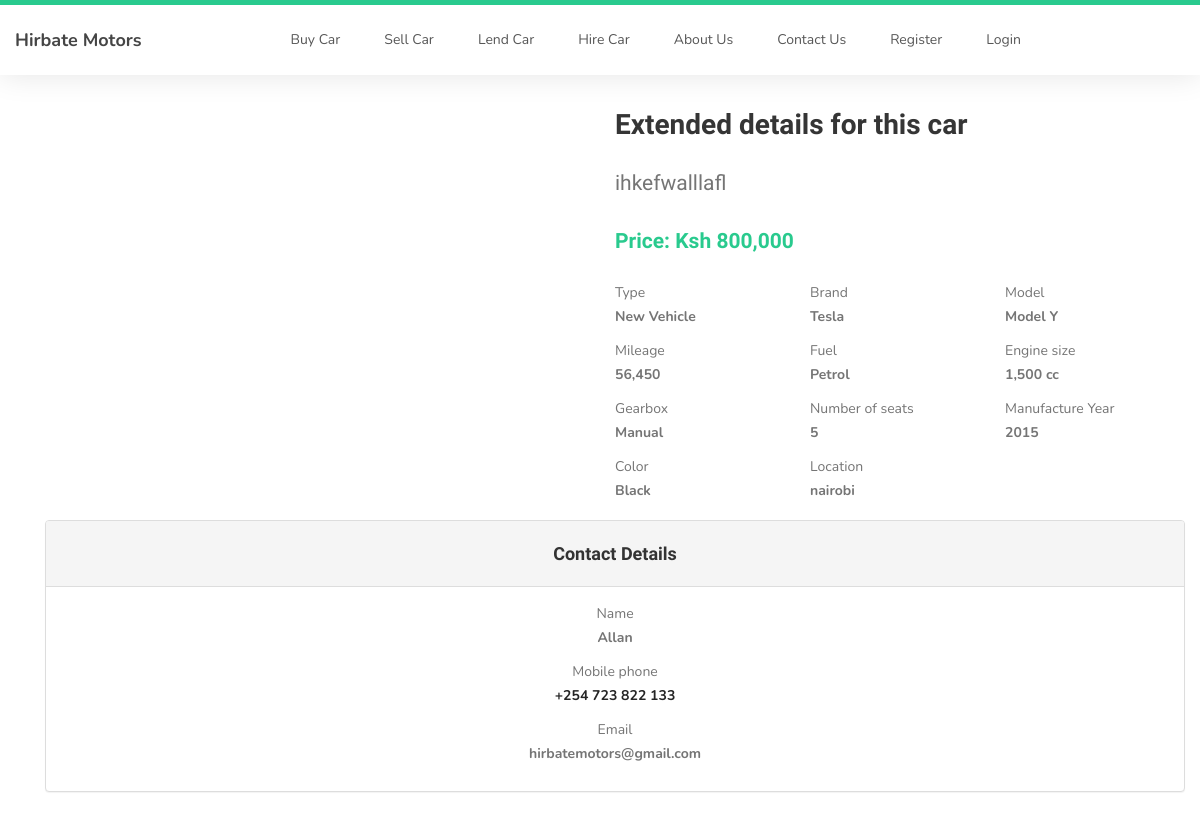
The page /car_details2/full_carSale_details on the database its author committed.
### car_dealer/models.py (models this page shows, shortened)
class Car(db.Model):
    id = db.Column(db.Integer, primary_key=True)
    condition = db.Column(db.String, nullable=False)
    gearbox = db.Column(db.String, nullable=False)
    color = db.Column(db.String, nullable=False)
    make = db.Column(db.String(50), nullable=False)
    mileage = db.Column(db.Integer, nullable=False)
    price = db.Column(db.Integer, nullable=False)
    model = db.Column(db.String(50), nullable=False)
    fuel = db.Column(db.String, nullable=False)
    seats = db.Column(db.Integer, nullable=False)
    mfg_year = db.Column(db.Integer, nullable=False)
    engine_size = db.Column(db.Integer, nullable=False)
    description = db.Column(db.Text, nullable=False)
    location = db.Column(db.String(30), nullable=False)
    is_approved = db.Column(db.Boolean, nullable=False, default=False)
    user_id = db.Column(db.Integer, db.ForeignKey('user.id'), nullable=False)
    photo_reference = db.relationship('SellPhotos', backref='Car', lazy=True)

class User(db.Model, UserMixin):
    id = db.Column(db.Integer, primary_key=True)
    username = db.Column(db.String(20), unique=True, nullable=False)
    email = db.Column(db.String(80), unique=True, nullable=False)
    password = db.Column(db.String(120), nullable=False)
    date_added = db.Column(db.DateTime, default=datetime.utcnow())
    is_admin = db.Column(db.Boolean, nullable=False, default=False)
    sale_reference = db.relationship('Car', backref='Owner', lazy=True)
    hire_reference = db.relationship('LendCar', backref='Owner', lazy=True)

### car_dealer/routes.py (the view)
@app.route('/car_details<int:car_id>/full_carSale_details')
def car_for_sale_details(car_id):
    user = User.query.filter_by(is_admin=True).first()
    car_for_sale = Car.query.get_or_404(car_id)
    main_photos = []
    extra_photos = []
    car_photo = SellPhotos.query.filter_by(car_id=car_for_sale.id).all()
    if not car_photo:
        photo = 'default.jpeg'
    else:
        main_photos = car_photo[0]
        extra_photos = car_photo[1:]
    return render_template('car_sale_details.html', title='Car Details', car_for_sale=car_for_sale,
                           user=user, main_photos=main_photos, extra_photos=extra_photos)

### car_dealer/templates/car_sale_details.html (shortened to what this page needs)
{% extends 'layout.html' %}
{% block content %}
     <section>
          <div class="container" style="margin-top: 10px">
               <div class="row">
                    <div class="col-md-6 col-xs-12">
                         {% if main_photos %}
                              <br>
                              <div class="row">
                                   {% for photo in extra_photos %}
                                   <div class="col-md-4 col-xs-12" id="zoomImage">
                                        <br>
                                   </div>
                                   {% endfor %}
                              </div>
                         {% else %}
                              <div>
                                   <img src="{{ url_for('static', filename='car_photos/' + 'default.jpeg') }}" alt="" class="img-responsive wc-image">
                              </div>
                         {% endif %}
                    </div>
                    <div class="col-md-6 col-xs-12">
                         <form action="#" method="post" class="form">
                              <h2>Extended details for this car</h2>
                              <p class="lead">{{ car_for_sale.description }}</p>
                              <p class="lead"><strong class="text-primary">Price: Ksh {{ "{:,.0f}".format(car_for_sale.price ) }}</strong></p>
                              <div class="row">
                                   <div class="col-md-4 col-sm-6">
                                        <p>
                                             <span>Type</span>
                                             <br>
                                             <strong>{{ car_for_sale.condition }} Vehicle</strong>
                                        </p>
                                   </div>
                                   <div class="col-md-4 col-sm-6">
                                        <p>
                                             <span>Brand</span>
                                             <br>
                                             <strong>{{ car_for_sale.make }}</strong>
                                        </p>
                                   </div>
                                   <div class="col-md-4 col-sm-6">
                                        <p>
                                             <span> Model</span>
                                             <br>
                                             <strong>{{ car_for_sale.model }}</strong>
                                        </p>
                                   </div>
                                   <div class="col-md-4 col-sm-6">
                                        <p>
                                             <span>Mileage</span>
                                             <br>
                                             <strong>{{ "{:,.0f}".format(car_for_sale.mileage ) }}</strong>
                                        </p>
                                   </div>
                                   <div class="col-md-4 col-sm-6">
                                        <p>
                                             <span>Fuel</span>
                                             <br>
                                             <strong>{{ car_for_sale.fuel }}</strong>
                                        </p>
                                   </div>
                                   <div class="col-md-4 col-sm-6">
                                        <p>
                                             <span>Engine size</span>
                                             <br>
                                             <strong>{{ "{:,.0f}".format(car_for_sale.engine_size ) }} cc</strong>
                                        </p>
                                   </div>
                                   <div class="col-md-4 col-sm-6">
                                        <p>
                                             <span>Gearbox</span>
                                             <br>
                                             <strong>{{ car_for_sale.gearbox }}</strong>
                                        </p>
                                   </div>
                                   <div class="col-md-4 col-sm-6">
                                        <p>
                                             <span>Number of seats</span>
                                             <br>
                                             <strong>{{ car_for_sale.seats }}</strong>
                                        </p>
                                   </div>
                                   <div class="col-md-4 col-sm-6">
                                        <p>
                                             <span>Manufacture Year</span>
                                             <br>
                                             <strong>{{ car_for_sale.mfg_year }}</strong>
                                        </p>
                                   </div>
                                   <div class="col-md-4 col-sm-6">
                                        <p>
                                             <span>Color</span>
                                             <br>
                                             <strong>{{ car_for_sale.color }}</strong>
                                        </p>
                                   </div>
                                   <div class="col-md-4 col-sm-6">
                                        <p>
                                             <span>Location</span>
                                             <br>
                                             <strong>{{ car_for_sale.location }}</strong>
                                        </p>
                                   </div>
                              </div>
                         </form>
                    </div>
               </div>
               <div class="row mt-4">
                    <div class="col-md-12">
                         <div class="container text-center">
                              <div class="panel panel-default">
                                   <div class="panel-heading">
                                        <h4>Contact Details</h4>
                                   </div>
                                   <div class="panel-body">
                                        <p>
                                             <span>Name</span>
                                             <br>
                                             <strong>{{user.username}}</strong>
                                        </p>
                                        <p>
                                             <span>Mobile phone</span>
                                             <br>
                                             <strong><a href="tel:456789123">+254 723 822 133</a></strong>
                                        </p>
                                        <p>
                                             <span>Email</span>
                                             <br>
                                             <strong>{{ user.email }}</a></strong>
                                        </p>
                                   </div>
                              </div>
                         </div>
                    </div>
               </div>
          </div>
     </section>
{% endblock content %}

### car_dealer/static/css/style.css (style rules this page uses)
body { background: #ffffff; font-family: 'Nunito', sans-serif; overflow-x: hidden; padding-top: 10px; }
h1,h2,h3,h4,h5,h6 { font-family: 'Muli', sans-serif; font-weight: bold; line-height: inherit; }
h2 { color: #353535; font-size: 2em; padding-bottom: 10px; }
p { color: #757575; font-size: 14px; font-weight: normal; line-height: 24px; }
html { -webkit-font-smoothing: antialiased; }
a { color: #252525; -webkit-transition: 0.5s; transition: 0.5s; text-decoration: none !important; }
a, input, button, .form-control { -webkit-transition: 0.5s; transition: 0.5s; }
section { position: relative; padding: 5px 0; }
.text-primary { color: #29ca8e; }
.lead { font-family: "Muli"; font-weight: 300; line-height: 1.8; }
section, .section-background .item, .section-background .courses-thumb, .section-background .team-thumb, main > section:nth-child(even) .item, main > section:nth-child(even) .courses-thumb, main > section:nth-child(even) .team-thumb, main > section { background: #fff; }
.col-md-12 { margin-top: 0.7rem; margin-bottom: 0.7rem; }
#zoomImage { width: 200px; height: 200px; margin: 0 auto; position: relative; }

### rows shown on the page
Car: description "ihkefwalllafl", price "800,000", condition "New", make "Tesla", model "Model Y", mileage "56,450", fuel "Petrol", engine_size "1,500", gearbox "Manual", seats "5", mfg_year "2015", color "Black", location "nairobi"
User: username "Allan", email "hirbatemotors@gmail.com"
